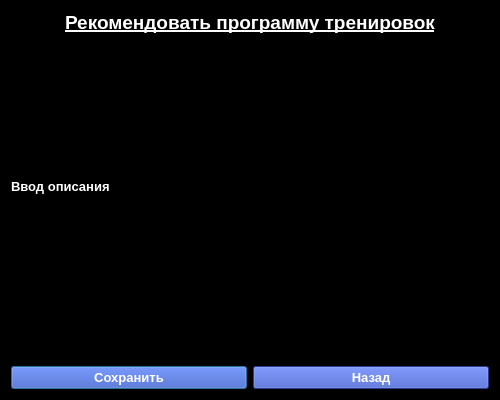
<?xml version="1.0" encoding="UTF-8"?>
<ui version="4.0">
 <class>Dialog</class>
 <widget class="QDialog" name="Dialog">
  <property name="geometry">
   <rect>
    <x>0</x>
    <y>0</y>
    <width>500</width>
    <height>400</height>
   </rect>
  </property>
  <property name="windowTitle">
   <string>Dialog</string>
  </property>
  <property name="styleSheet">
   <string notr="true">background-color: rgb(0, 0, 0);</string>
  </property>
  <layout class="QVBoxLayout" name="verticalLayout_2">
   <item>
    <widget class="QLabel" name="label_info">
     <property name="sizePolicy">
      <sizepolicy hsizetype="Minimum" vsizetype="Fixed">
       <horstretch>0</horstretch>
       <verstretch>0</verstretch>
      </sizepolicy>
     </property>
     <property name="font">
      <font>
       <pointsize>14</pointsize>
       <weight>75</weight>
       <bold>true</bold>
       <underline>true</underline>
      </font>
     </property>
     <property name="autoFillBackground">
      <bool>false</bool>
     </property>
     <property name="styleSheet">
      <string notr="true">color: rgb(255, 255, 255);</string>
     </property>
     <property name="text">
      <string>&lt;html&gt;&lt;head/&gt;&lt;body&gt;&lt;p align=&quot;center&quot;&gt;Рекомендовать программу тренировок&lt;/p&gt;&lt;/body&gt;&lt;/html&gt;</string>
     </property>
     <property name="alignment">
      <set>Qt::AlignCenter</set>
     </property>
    </widget>
   </item>
   <item>
    <layout class="QVBoxLayout" name="verticalLayout">
     <item>
      <widget class="QLabel" name="label_description">
       <property name="font">
        <font>
         <pointsize>10</pointsize>
         <weight>75</weight>
         <bold>true</bold>
        </font>
       </property>
       <property name="styleSheet">
        <string notr="true">color: rgb(255, 255, 255);</string>
       </property>
       <property name="text">
        <string>Ввод описания</string>
       </property>
      </widget>
     </item>
     <item>
      <widget class="QLineEdit" name="lineEdit_write">
       <property name="styleSheet">
        <string notr="true">color: rgb(255, 255, 255);</string>
       </property>
      </widget>
     </item>
    </layout>
   </item>
   <item>
    <layout class="QHBoxLayout" name="horizontalLayout_2">
     <item>
      <widget class="QPushButton" name="pushButton_save">
       <property name="font">
        <font>
         <pointsize>10</pointsize>
         <weight>75</weight>
         <bold>true</bold>
        </font>
       </property>
       <property name="styleSheet">
        <string notr="true">color: rgb(255, 255, 255);
background-color: rgb(56, 84, 197);</string>
       </property>
       <property name="text">
        <string>Сохранить</string>
       </property>
      </widget>
     </item>
     <item>
      <widget class="QPushButton" name="pushButton_back">
       <property name="font">
        <font>
         <pointsize>10</pointsize>
         <weight>75</weight>
         <bold>true</bold>
        </font>
       </property>
       <property name="styleSheet">
        <string notr="true">color: rgb(255, 255, 255);
background-color: rgb(56, 84, 197);</string>
       </property>
       <property name="text">
        <string>Назад</string>
       </property>
      </widget>
     </item>
    </layout>
   </item>
  </layout>
 </widget>
 <resources/>
 <connections/>
</ui>
